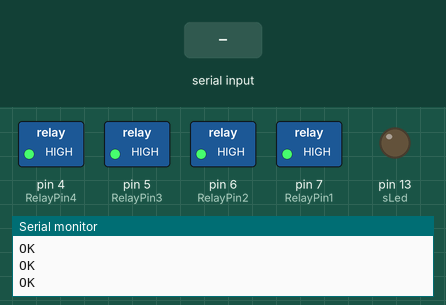
This sketch was run on a simulated Arduino Uno, built with avr-gcc and run on an emulated ATmega328P. Parts: switched loads named in the sketch (green lamp = pin HIGH), output pins drawn as LEDs (lit = HIGH), the last lines printed to the serial monitor. The test bench sets the inputs (shaded band). The modem accepts every AT command (registered, SIM ready, sends succeed) and sends nothing else.

Above: at 3.7 s.
3.8 s: "R1" received over the second serial link
At 4.85 s:
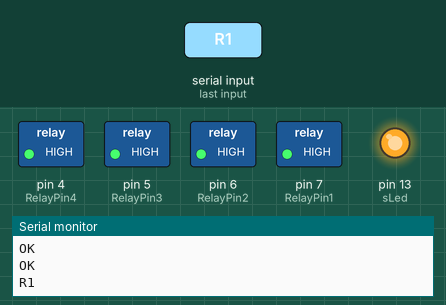
6.3 s: "1" received over the second serial link
At 8.8 s:
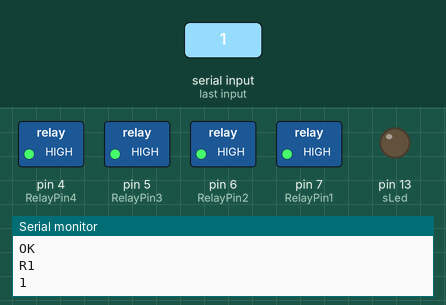
Timing chart, 0 to 10.3 s (numbered marks = the images above; inputs shaded):
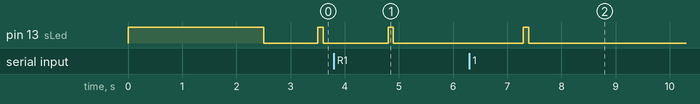

Measured:
- after the input at 3.8 s, pin 13 (sLed): LOW → HIGH after 1.0 s, → LOW 0.10 s later
- after the input at 6.3 s, pin 13 (sLed): LOW → HIGH after 1.0 s, → LOW 0.10 s later

The sketch:

Receiver_code.ino
```cpp
/* LoRa-Based-Home-Automation for 6g Technology Project Code by Rinosh Baskaran*/
String lora_band = "865000000"; //enter band as per your country
String lora_networkid = "5";    //enter Lora Network ID
String lora_address = "2";      //enter Lora address
String lora_RX_address = "1";   //enter Lora RX address (for sending)

#include <SoftwareSerial.h>

SoftwareSerial mySerial(2, 3); // RX, TX D2, D3

// define the GPIO connected with Relays
#define RelayPin1 7 //D4
#define RelayPin2 6 //D5
#define RelayPin3 5 //D6
#define RelayPin4 4 //D7

#define sLed   13   //D13

String incomingString;

void setup()
{
  Serial.begin(9600);
  mySerial.begin(115200);

  pinMode(RelayPin1, OUTPUT);
  pinMode(RelayPin2, OUTPUT);
  pinMode(RelayPin3, OUTPUT);
  pinMode(RelayPin4, OUTPUT);

  pinMode(sLed, OUTPUT);


  //During Starting all Relays should TURN OFF
  digitalWrite(RelayPin1, HIGH);
  digitalWrite(RelayPin2, HIGH);
  digitalWrite(RelayPin3, HIGH);
  digitalWrite(RelayPin4, HIGH);

  digitalWrite(sLed, HIGH);

  delay(1500);
  mySerial.println("AT+BAND=" + lora_band);
  delay(500);
  mySerial.println("AT+NETWORKID=" + lora_networkid);
  delay(500);
  mySerial.println("AT+ADDRESS=" + lora_address);
  digitalWrite(sLed, LOW);
}

void loop()
{
  lora_control();
}

void lora_control(){

  if(mySerial.available()) {
    incomingString = mySerial.readString();
    Serial.println(incomingString);
    digitalWrite(sLed, HIGH);
    if(incomingString.indexOf("R1") >0) {
      digitalWrite(RelayPin1, !digitalRead(RelayPin1));
      mySerial.println("AT+SEND="+ lora_RX_address +",3,FR1");
    }
    else if(incomingString.indexOf("R2") >0) {
      digitalWrite(RelayPin2, !digitalRead(RelayPin2));
      mySerial.println("AT+SEND="+ lora_RX_address +",3,FR2");
    }
    else if(incomingString.indexOf("R3") >0) {
      digitalWrite(RelayPin3, !digitalRead(RelayPin3));
      mySerial.println("AT+SEND="+ lora_RX_address +",3,FR3");
    }
    else if(incomingString.indexOf("R4") >0) {
      digitalWrite(RelayPin4, !digitalRead(RelayPin4));
      mySerial.println("AT+SEND="+ lora_RX_address +",3,FR4");
    }
   delay(100);
   digitalWrite(sLed, LOW);
 }
}
```
